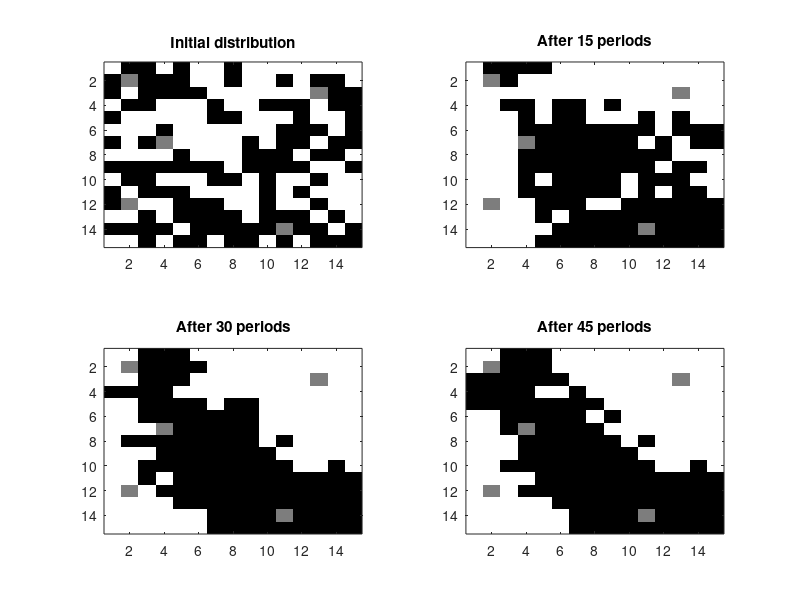

MATLAB code for this plot:
clc
close all; clear all;

% let us see if we can change something here!

global H F S nh nw nb n rep Tempvec thres ccrit lcrit zcrit

nh = 225; nw = 110; nb = 110; rep = 45; thres = 0.35;

n = sqrt(nh);

H = [zeros(1,nh-nw-nb), ones(1,nb), -1*ones(1,nw)]; % '1' = black, '-1' = white
H = reshape(H(randperm(numel(H))), n, n); % Initial random distribution of households

F = [1 1 1; 1 0 1; 1 1 1]; % Filter

ccrit = max(-3, 3-2*ceil(8*thres));
lcrit = max(-5, 5-2*ceil(8*thres));
zcrit = 8-2*ceil(8*thres);

m = 1;
figure
colormap(flipud(gray))
set(gcf,'color','w');
subplot(2,2,m);
imagesc(H)
title('Initial distribution')

for l=1:rep
    
    Tempvec = []; % Temporary storage of moving households
    Crit = zeros(n); % Matrix storing moving decisions
    S = conv2(H, F, 'same'); % The sum of the surrounding elements
    
    for i=1:n
        for j=1:n
            if ((i==1)||(i==n))&&((j==1)||(j==n)) % corners
                if ((H(i,j)==1)&&(S(i,j)<=ccrit))||((H(i,j)==-1)&&(S(i,j)>=-ccrit)) Crit(i,j) = 1; Tempvec = [Tempvec H(i,j)]; end;
            elseif (i==1)||(i==n)||(j==1)||(j==n) % lines
                if ((H(i,j)==1)&&(S(i,j)<=lcrit))||((H(i,j)==-1)&&(S(i,j)>=-lcrit)) Crit(i,j) = 1; Tempvec = [Tempvec H(i,j)]; end;
            else % centre
                if ((H(i,j)==1)&&(S(i,j)<=zcrit))||((H(i,j)==-1)&&(S(i,j)>=-zcrit)) Crit(i,j) = 1; Tempvec = [Tempvec H(i,j)]; end;
            end;
        end;
    end;
    
    Tempvec = Tempvec(randperm(numel(Tempvec)));
    k = 1;

    for i=1:n
        for j=1:n
            if (Crit(i,j)==1)
                H(i,j) = Tempvec(k);
                k = k+1;
            end;
        end;
    end;
    
    if mod(l,15)==0
        m = m+1;
        subplot(2,2,m);
        imagesc(H)
        title(['After ', num2str(l), ' periods'])
    end

end;
